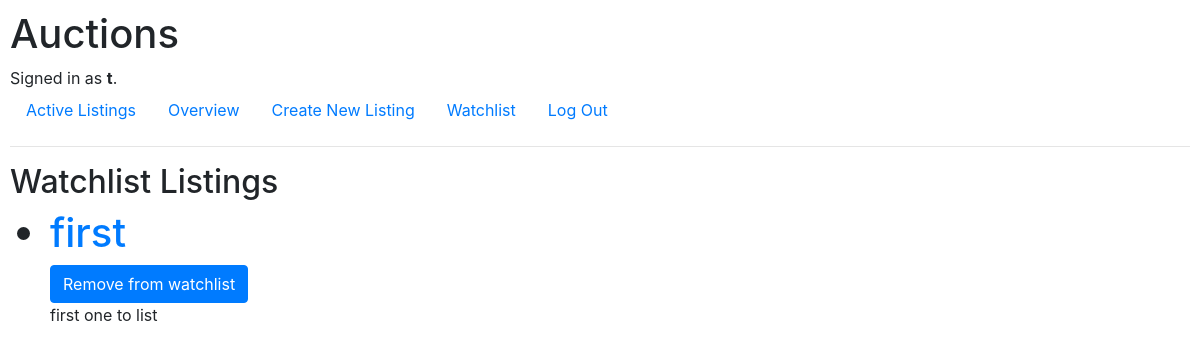
Before: /watchlist/ (signed in) with the older database file.
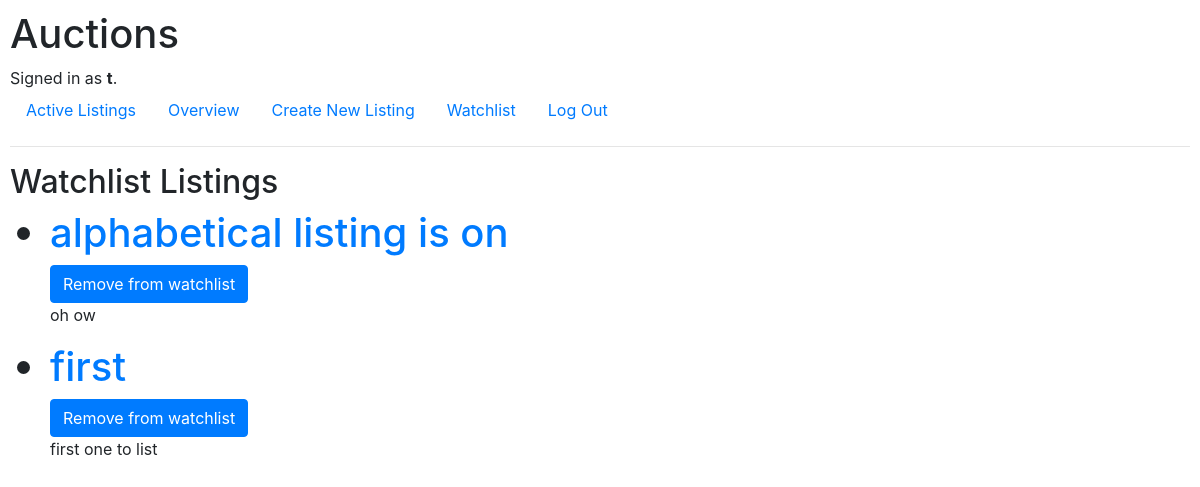
After: the same page with the newer database file.
### auctions/models.py (models this page shows, shortened)
class User(AbstractUser):
    wishlisted = models.ManyToManyField(Auction_Listings)

class Auction_Listings(models.Model):
    title = models.CharField(max_length=200)
    description = models.CharField(max_length=20000)
    starting_bid = models.PositiveIntegerField()
    image_file = models.ImageField(upload_to='images', blank=True)
    image_url = models.URLField(max_length=200, blank=True)
    quantity = models.PositiveIntegerField(null=True, blank=True)
    CATEGORIES = (
        ('LAP', 'Laptop'),
        ('CON', 'Console'),
        ('GAD', 'Gadget'),
        ('GAM', 'Game'),
        ('TEL', 'TV'),
        ('FAS', 'Fashion'),
        ('TOY', 'Toys'),
        ('ELE', 'Electronics'),
        ('HOM', 'Home')
       )
    category = models.CharField(
        max_length=45,
        choices=CATEGORIES
    )
    date_posted = models.DateTimeField(auto_now_add=True, blank=True)
    class Meta:
        ordering = ['title']

### auctions/views.py (the view)
# urls.py: path("watchlist/", views.watchlist, name="watchlist"),
def watchlist(request):
    logged_in_user = User.objects.get(id=request.user.id)
    all_wish = logged_in_user.wishlisted.all()
    return render(request, "auctions/watchlist.html", {
                                                "listings": all_wish,
                                                })

### auctions/templates/auctions/watchlist.html (shortened to what this page needs)
{% extends "auctions/layout.html" %}
{% block body %}
    <h2>Watchlist Listings</h2>
    <ul>
    {% for listing in listings %}
            <h1> <li> <a href="{% url 'detail' listing.id %}"> {{ listing.title }} </a></li></h1>
            <form action="{% url 'remove_watch' listing.id %}" method="post">
                <input class="btn btn-primary" type="submit" value="Remove from watchlist">
            </form>
            <p> {{ listing.description }} </p>
            <h2> {{ listing.startin_bid }} </h3>
    {% endfor %}
{% endblock %}

### auctions/templates/auctions/layout.html (shortened to what this page needs)
{% load static %}
<!DOCTYPE html>
<html lang="en">
    <head>
        <link rel="stylesheet" href="https://stackpath.bootstrapcdn.com/bootstrap/4.4.1/css/bootstrap.min.css">
        <link href="{% static 'auctions/styles.css' %}" rel="stylesheet">
    </head>
    <body>
        <h1>Auctions</h1>
        <div>
            {% if user.is_authenticated %}
                Signed in as <strong>{{ user.username }}</strong>.
            {% else %}
                Not signed in.
            {% endif %}
        </div>
        <ul class="nav">
            <li class="nav-item">
                <a class="nav-link" href="{% url 'index' %}">Active Listings</a>
            </li>
            {% if user.is_authenticated %}
                <li class="nav-item">
                    <a class="nav-link" href="{% url 'watchmany' %}">Overview</a>
                </li>
                <li class="nav-item">
                    <a class="nav-link" href="{% url 'create' %}">Create New Listing</a>
                </li>
                <li class="nav-item">
                    <a class="nav-link" href="{% url 'watchlist' %}">Watchlist</a>
                </li>
                <li class="nav-item">
                    <a class="nav-link" href="{% url 'logout' %}">Log Out</a>
                </li>
            {% endif %}
        </ul>
        <hr>
        {% block body %}
        {% endblock %}
    </body>
</html>

### auctions/static/auctions/styles.css (style rules this page uses)
body { padding: 10px; }

Changed rows visible on the page:
added Auction_Listings: title "alphabetical listing is on", description "oh ow"
